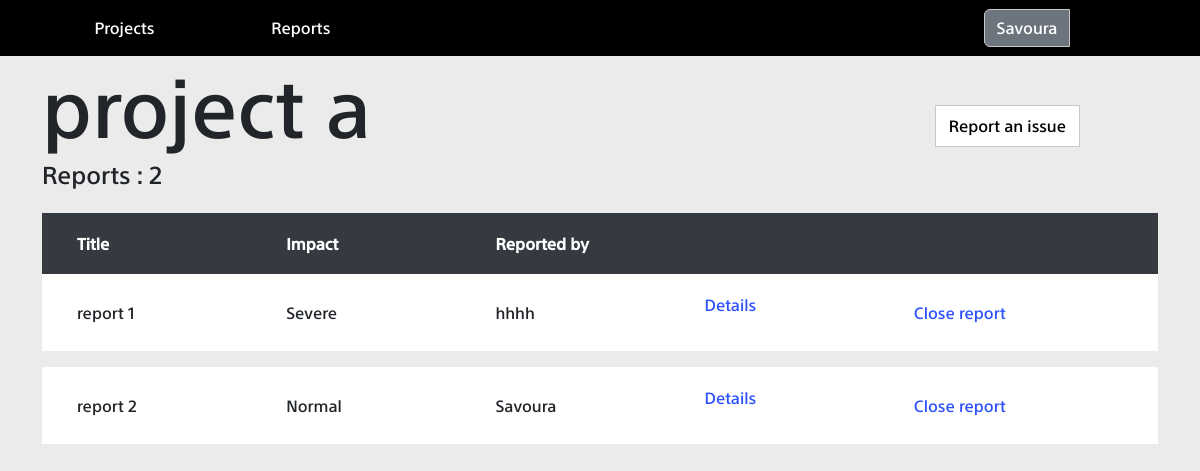
Screenshot of /home/97/ (signed in) with the database file from the repository.
### project/models.py (models this page shows, shortened)
class project(models.Model):
	name = models.CharField(max_length = 40)
	date_added = models.DateField()
	bugs_count = models.IntegerField()

### report/models.py (models this page shows, shortened)
class report(models.Model):
    title = models.CharField(max_length=30)
    options = (
        ("Severe", "severe")
        , ("Normal", "normal")
        , ("Mild", "mild")
    )
    severity = models.CharField(max_length=20, choices=options, default="severe")
    description = models.TextField()
    attachment = models.FileField(upload_to='static/uploads/', blank=True)
    states = (
        ("Open", "open")
        , ("Closed", "closed")
        , ("Reopened", "reopened")
    )
    state = models.CharField(max_length=20, choices=states, default="open")
    date_added = models.DateField()
    reported_by = models.ForeignKey(User, related_name="submitter", on_delete=models.SET_NULL, null=True)
    assigned_to = models.ManyToManyField(User ,related_name="assign")
    belongs_to = models.ForeignKey(project, on_delete=models.CASCADE , null=True, blank=True)

### report/views.py (the view, shortened to what this page needs)
# urls.py: path('home/<int:id>/', render_reports , name="project"),
@login_required(login_url = "signin")
def render_reports(request, id):
    results = report.objects.all().filter(belongs_to__id=id)
    current_project = project.objects.all().filter(id=id)[0]
    current_project.bugs_count = results.count()
    current_project.save()
    context = {"project": current_project, "reports": results}
    return render(request, "project.html", context)

### templates/project.html (shortened to what this page needs)
{% extends "base.html" %}
{% load static %}
{% block css_files %}
<link rel="stylesheet" href="{% static 'bootstrap.min.css' %}">
<link rel="stylesheet" href="{% static 'base.css' %}">
<link rel="stylesheet" href="{% static 'fa/css/all.min.css' %}">
<link rel="stylesheet" href="{% static 'home.css' %}">
<link rel="stylesheet" href="{% static 'project.css' %}">
{% endblock %}
{% block content %}
<div class="container">
	<div class="row ">
		<div class="col-12 justify-content-between">
<div class='d-flex w-100 justify-content-between align-items-center'>
			<div >
				<h1 class="display-1" id="project_title">{{ project.name }}</h1>
			<h4 >Reports : {{ project.bugs_count }}</h4>
			</div>
			<div id="header_right_section">
				<button class="py-2"  id="add_project" data-bs-toggle="modal" data-bs-target="#exampleModal">
  Report an issue
</button>
			</div>
</div>
			<table class="mt-3" id="project_html_table">
				<thead id="projects_head">
					<tr class="project_row" id="reports_by_project_table_header">
						<th class="project_cell">Title</th>
						<th class="project_cell">Impact</th>
						<th class="project_cell">Reported by</th>
					</tr>
				</thead>
				<tbody id="table_body">
					{% for report in reports %}
					<tr class="project_row data_row mb-3">
						<td class="project_cell project_data">{{report.title}}</td>
						<td class="project_cell project_data">{{report.severity}}</td>
						<td class="project_cell project_data">{{report.reported_by.username}}</td>
						<td class="project_cell project_data"><p>
							<a class="details black_color hover_color" id= "{{report.id}}" data-bs-toggle="collapse" href="#multiCollapseExample1" role="button" aria-expanded="false" aria-controls="{{report.id}}">Details</a>
						</p></td>
						<td class="project_cell project_data">
							<a class="black_color hover_color" id= "{{report.id}}"  role="button">Close report</a>
						</td>
					</tr>
					{% endfor %}
				</tbody>
			</table>
		</div>
	</div>
</div>
{% endblock %}

### templates/base.html (shortened to what this page needs)
<html>
<head>
	{% load static %}
	{% block css_files %}{% endblock %}
</head>
<body>
	<nav class="navbar navbar-expand-lg bg-light">
		<div class="container-fluid">
			<div class="collapse navbar-collapse" id="navbarTogglerDemo01">
				<ul class="navbar-nav me-auto mb-2 mb-lg-0 ">
					<div id="left_section" class="d-flex justify-content-around align-items-center mx-4">
						<li class="nav-item">
							<a href="{% url 'home' %}" id="go_projects" class="nav-link active">Projects</a>
						</li>
						<li class="nav-item">
							<a href="{% url 'reports' %}" class="nav-link">Reports</a>
						</li>
					</div>
					<div class="btn-group user-container" >
						<button class="btn btn-secondary user_avatar" type="button" id="dropdownMenuButton" data-bs-toggle="dropdown" aria-expanded="false">
							{{ user.username }}
						</button>
					</div>
				</ul>
			</div>
		</div>
	</nav>
	<div id="additional" class="">
		{% block content %}
		{% endblock %}
	</div>
</body>
</html>

### static/base.css (style rules this page uses)
* { margin: 0; padding: 0; font-family: sst !important; }
.navbar , .container-fluid { background-color: black !important; }
.user-container { padding: 0 10% 0 0; }
#left_section { width: 30%; }
.navbar-nav { font-size: 100%; font-weight: 400; width: 100%; display: flex; margin: auto; justify-content: space-between; align-items: center; }
a { color: white !important; cursor: pointer; }
p { color: white; }

### static/home.css (style rules this page uses)
* { margin: 0; padding: 0; }
#additional { margin: 0 !important; padding: 0 !important; }
#projects_head { background-color: #343a40; color: white; display: flex; width: 100%; padding: 20px 35px; }
button { padding: 1% 2%; cursor: pointer; width: 65%; color: black; margin: auto; border: solid 1px #c8c8c8 !important; background-color: white; }
#table_body { display: flex; flex-direction: column; }
.project_row { width: 100%; display: flex; justify-content: space-between; }
.data_row { background-color: white; padding: 20px 35px; }
.project_cell { width: 33.3%; }
tr { align-items: center; }
.black_color { color: black !important; }
body { background-color: #EBEBEB; }
::placeholder { color: rgba(0,0,0,.55) !important; }
a:link , a:visited , a:hover ,a ,a:active { text-decoration: none; }
#project_html_table { width: 100%; }
#header_right_section { width: 20%; }
#reports_by_project_table_header { width: 60%; }
.hover_color { color: #2d51ff !important; }

### rows the page displays
project: name "project a", bugs_count "2"
report: title "report 1", severity "Severe", reported_by.username "hhhh"
report: title "report 2", severity "Normal", reported_by.username "Savoura"

### other values shown
{{ user.username }} "Savoura"
